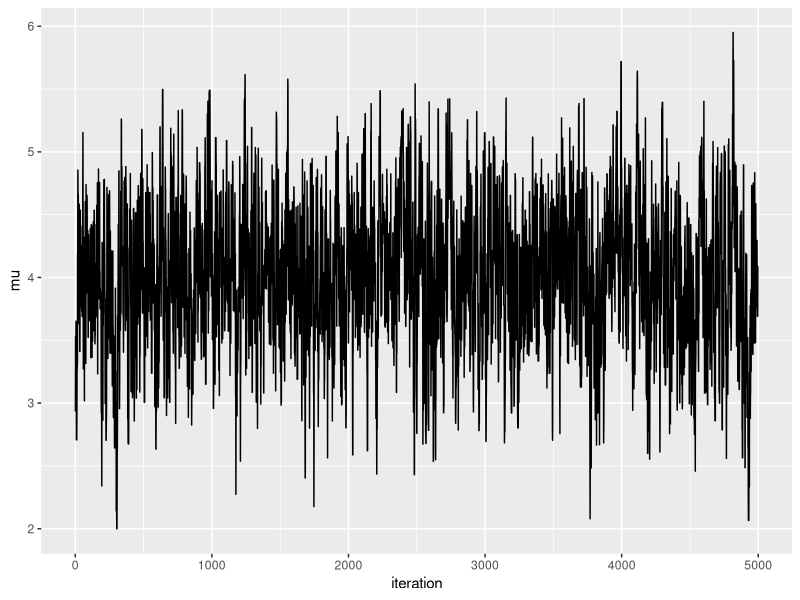
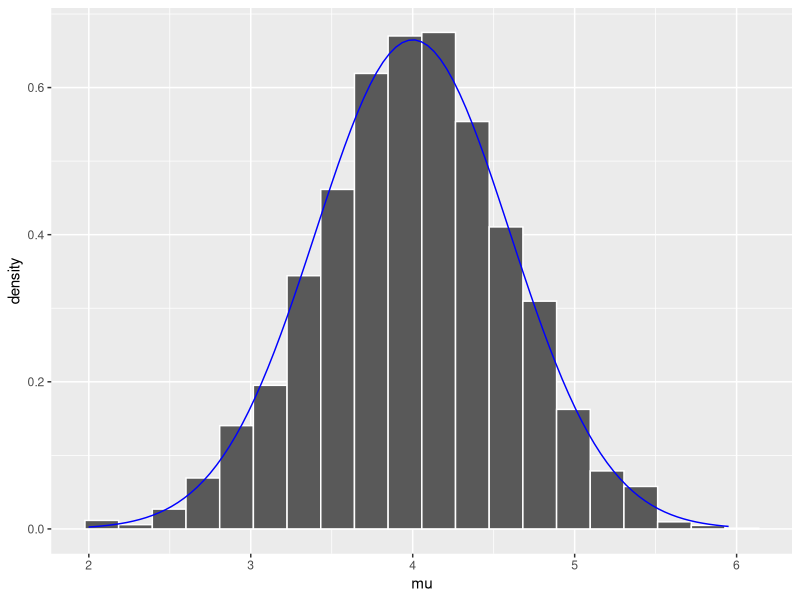

Write R code to recreate these figures, in order.
## ---- chunk 1
knitr::opts_chunk$set(
  echo = TRUE,
  message = FALSE,
  warning = FALSE,
  fig.align = "center",
  fig.height = 3,
  fig.width = 4
)
## ---- chunk 2
library(ggplot2)
## ---- chunk 3
set.seed(8)

# Set some initial guess for $mu$
current <- 3
# Set some step size
w <- 1

# Draw a proposal mu'
proposal <- runif(1, min = current - w, max = current + w)

# Calculate components of acceptance probability 
proposal_f <- dnorm(proposal, mean = 0, sd = 1) * dnorm(6.25, proposal, 0.75)
proposal_q <- dunif(proposal, min = proposal - w, max = proposal + w)
current_f <- dnorm(current, 0, 1) * dnorm(6.25, current, 0.75)
current_q <- dunif(current, min = current - w, max = current + w)

# Calculate acceptance probability
alpha <- min(
  1, 
  proposal_f * current_q / (current_f * proposal_q)
)

# Do a random draw to determine which sample of mu to keep
next_stop <- sample(
  c(proposal, current),
  size = 1,
  prob = c(alpha, 1 - alpha)
)

## ---- chunk 4
one_mh_iteration <- function(current, w){
  
  # Draw a proposal mu'
  proposal <- runif(1, min = current - w, max = current + w)
  
  # Calculate components of acceptance probability 
  proposal_f <- dnorm(proposal, mean = 0, sd = 1) * dnorm(6.25, proposal, 0.75)
  proposal_q <- dunif(proposal, min = proposal - w, max = proposal + w)
  current_f <- dnorm(current, 0, 1) * dnorm(6.25, current, 0.75)
  current_q <- dunif(current, min = current - w, max = current + w)
  
  # Calculate acceptance probability
  alpha <- min(
    1, 
    proposal_f * current_q / (current_f * proposal_q)
  )
  
  # Do a random draw to determine which sample of mu to keep
  next_stop <- sample(
    c(proposal, current),
    size = 1,
    prob = c(alpha, 1 - alpha)
  )
  
  # Return the results
  return(
    data.frame(proposal, alpha, next_stop)
  )
  
}
## ---- chunk 5
set.seed(8)

one_mh_iteration(current = 3, w = 1)
## ---- chunk 6
normal_mh_tour <- function(N, w){
  
  # Start the chain at this value
  current <- 3
  
  # Initialize a vector to store our samples of mu
  mu <- rep(NA, N)
  
  # Simulate N Markov chain stops
  for(i in 1:N){
    # Simulate on iteration
    sim <- one_mh_iteration(current = current, w = w)
    
    # Record new sample
    mu[i] <- sim$next_stop
    
    # Set new current sample
    current <- sim$next_stop
  }
  
  # Return the chain locations
  return(
    data.frame(iteration = 1:N, mu = mu)
  )
}
## ---- chunk 7
set.seed(8)

mh_simulation_1 <- normal_mh_tour(N = 5000, w = 1)
## ---- chunk 8
ggplot(mh_simulation_1, aes(x = iteration, y = mu)) + 
  geom_line()

ggplot(mh_simulation_1, aes(x = mu)) + 
  geom_histogram(aes(y = ..density..), color = "white", bins = 20) + 
  stat_function(fun = dnorm, args = list(4,0.6), color = "blue")
## ---- chunk 9
one_iteration <- function(current, a, b){
  # Draw a proposal pi'
  proposal <- rbeta(1, a, b)
  
  # Calculate components of acceptance probability 
  proposal_f <- dbeta(proposal, 2, 3) * dbinom(1, 2, proposal)
 proposal_q <- dbeta(proposal, a, b)
 current_f <- dbeta(current, 2, 3) * dbinom(1, 2, current)
 current_q <- dbeta(current, a, b)
  
  # Calculate acceptance probability
  alpha <- min(
    1, 
    proposal_f * current_q / (current_f * proposal_q)
  )
  
  # Do a random draw to determine which sample of pi to keep
  next_stop <- sample(
    c(proposal, current),
    size = 1,
    prob = c(alpha, 1 - alpha)
  )
  
  # Return the results
  return(
    data.frame(proposal, alpha, next_stop)
  )
  
}
## ---- chunk 10
beta_bin_mh_tour <- function(N, a, b){
  
  # Start the chain at 0.5
  current <- 0.5
  
  # Initialize a vector to store our samples of pi
  pi <- rep(NA, N)
  
  # Simulate N Markov chain stops
  for(i in 1:N){
    # Simulate on iteration
    sim <- one_iteration(current = current, a = a, b = b)
    
    # Record new sample
    pi[i] <- sim$next_stop
    
    # Set new current sample
    current <- sim$next_stop
    
  }
  
  # Return the chain locations
  return(
    data.frame(iteration = 1:N, pi = pi)
  )
  
}
